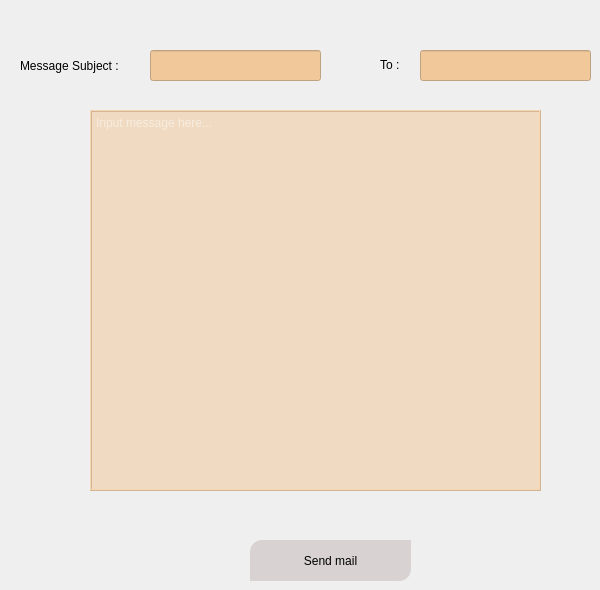
                <widget class="QWidget" name="email">
                 <attribute name="title">
                  <string>email</string>
                 </attribute>
                 <widget class="QLineEdit" name="get_expensesType_2">
                  <property name="geometry">
                   <rect>
                    <x>150</x>
                    <y>50</y>
                    <width>171</width>
                    <height>31</height>
                   </rect>
                  </property>
                  <property name="styleSheet">
                   <string notr="true">background-color: rgba(241, 185, 119, 181);</string>
                  </property>
                 </widget>
                 <widget class="QLabel" name="label_83">
                  <property name="geometry">
                   <rect>
                    <x>20</x>
                    <y>50</y>
                    <width>121</width>
                    <height>31</height>
                   </rect>
                  </property>
                  <property name="styleSheet">
                   <string notr="true">background-color: transparent;</string>
                  </property>
                  <property name="text">
                   <string>Message Subject :</string>
                  </property>
                 </widget>
                 <widget class="QLabel" name="label_85">
                  <property name="geometry">
                   <rect>
                    <x>380</x>
                    <y>49</y>
                    <width>61</width>
                    <height>31</height>
                   </rect>
                  </property>
                  <property name="styleSheet">
                   <string notr="true">background-color: transparent;</string>
                  </property>
                  <property name="text">
                   <string>To :</string>
                  </property>
                 </widget>
                 <widget class="QLineEdit" name="get_expensesType_3">
                  <property name="geometry">
                   <rect>
                    <x>420</x>
                    <y>50</y>
                    <width>171</width>
                    <height>31</height>
                   </rect>
                  </property>
                  <property name="styleSheet">
                   <string notr="true">background-color: rgba(241, 185, 119, 181);</string>
                  </property>
                 </widget>
                 <widget class="QTextEdit" name="textEdit">
                  <property name="geometry">
                   <rect>
                    <x>90</x>
                    <y>110</y>
                    <width>451</width>
                    <height>381</height>
                   </rect>
                  </property>
                  <property name="styleSheet">
                   <string notr="true">background-color: rgba(241, 185, 119, 97);
color: rgb(255, 255, 255);</string>
                  </property>
                  <property name="frameShape">
                   <enum>QFrame::Box</enum>
                  </property>
                  <property name="frameShadow">
                   <enum>QFrame::Raised</enum>
                  </property>
                  <property name="lineWidth">
                   <number>1</number>
                  </property>
                  <property name="midLineWidth">
                   <number>0</number>
                  </property>
                  <property name="placeholderText">
                   <string>Input message here...</string>
                  </property>
                 </widget>
                 <widget class="QPushButton" name="add_schholFees_2">
                  <property name="geometry">
                   <rect>
                    <x>250</x>
                    <y>540</y>
                    <width>161</width>
                    <height>41</height>
                   </rect>
                  </property>
                  <property name="cursor">
                   <cursorShape>PointingHandCursor</cursorShape>
                  </property>
                  <property name="styleSheet">
                   <string notr="true">QPushButton{
	background-color: rgba(214, 205, 205, 221);
border-top-left-radius: 12px;
border-bottom-right-radius: 12px;
}
QPushButton:hover{
	background-color: rgb(138, 226, 52);
	border-top-left-radius: 12px;
	border-bottom-right-radius: 12px;
}</string>
                  </property>
                  <property name="text">
                   <string>Send mail</string>
                  </property>
                  <property name="icon">
                   <iconset>
                    <normaloff>assets/buttons/send.svg</normaloff>assets/buttons/send.svg</iconset>
                  </property>
                  <property name="iconSize">
                   <size>
                    <width>20</width>
                    <height>20</height>
                   </size>
                  </property>
                 </widget>
                </widget>
